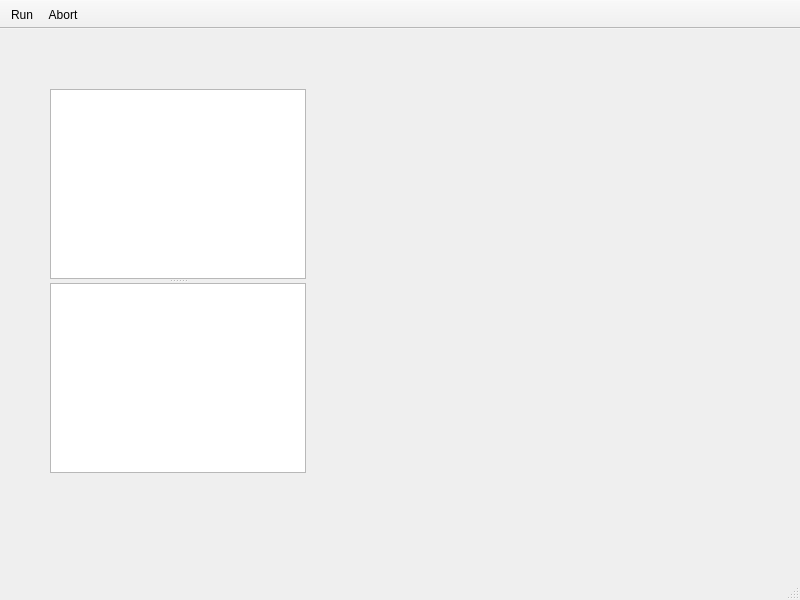
<?xml version="1.0" encoding="UTF-8"?>
<ui version="4.0">
 <class>MainWindow</class>
 <widget class="QMainWindow" name="MainWindow">
  <property name="geometry">
   <rect>
    <x>0</x>
    <y>0</y>
    <width>800</width>
    <height>600</height>
   </rect>
  </property>
  <property name="windowTitle">
   <string>Small Computer</string>
  </property>
  <property name="windowIcon">
   <iconset resource="icons.qrc">
    <normaloff>:/icons/icons/smallComputer.ico</normaloff>:/icons/icons/smallComputer.ico</iconset>
  </property>
  <widget class="QWidget" name="centralwidget">
   <widget class="QSplitter" name="splitter">
    <property name="geometry">
     <rect>
      <x>50</x>
      <y>60</y>
      <width>256</width>
      <height>384</height>
     </rect>
    </property>
    <property name="orientation">
     <enum>Qt::Vertical</enum>
    </property>
    <widget class="QPlainTextEdit" name="plainTextEdit_code">
     <property name="font">
      <font>
       <pointsize>12</pointsize>
      </font>
     </property>
    </widget>
    <widget class="QPlainTextEdit" name="plainTextEdit_console">
     <property name="font">
      <font>
       <pointsize>12</pointsize>
      </font>
     </property>
    </widget>
   </widget>
  </widget>
  <widget class="QMenuBar" name="menubar">
   <property name="geometry">
    <rect>
     <x>0</x>
     <y>0</y>
     <width>800</width>
     <height>26</height>
    </rect>
   </property>
  </widget>
  <widget class="QStatusBar" name="statusbar"/>
  <widget class="QToolBar" name="toolBar">
   <property name="windowTitle">
    <string>toolBar</string>
   </property>
   <property name="movable">
    <bool>false</bool>
   </property>
   <property name="floatable">
    <bool>false</bool>
   </property>
   <attribute name="toolBarArea">
    <enum>TopToolBarArea</enum>
   </attribute>
   <attribute name="toolBarBreak">
    <bool>false</bool>
   </attribute>
   <addaction name="actionRun"/>
   <addaction name="actionAbort"/>
  </widget>
  <action name="actionRun">
   <property name="icon">
    <iconset resource="icons.qrc">
     <normaloff>:/icons/icons/run.png</normaloff>:/icons/icons/run.png</iconset>
   </property>
   <property name="text">
    <string>Run</string>
   </property>
   <property name="shortcut">
    <string>F5</string>
   </property>
  </action>
  <action name="actionAbort">
   <property name="icon">
    <iconset resource="icons.qrc">
     <normaloff>:/icons/icons/abort.png</normaloff>:/icons/icons/abort.png</iconset>
   </property>
   <property name="text">
    <string>Abort</string>
   </property>
   <property name="shortcut">
    <string>Esc</string>
   </property>
  </action>
 </widget>
 <resources>
  <include location="icons.qrc"/>
 </resources>
 <connections/>
</ui>
